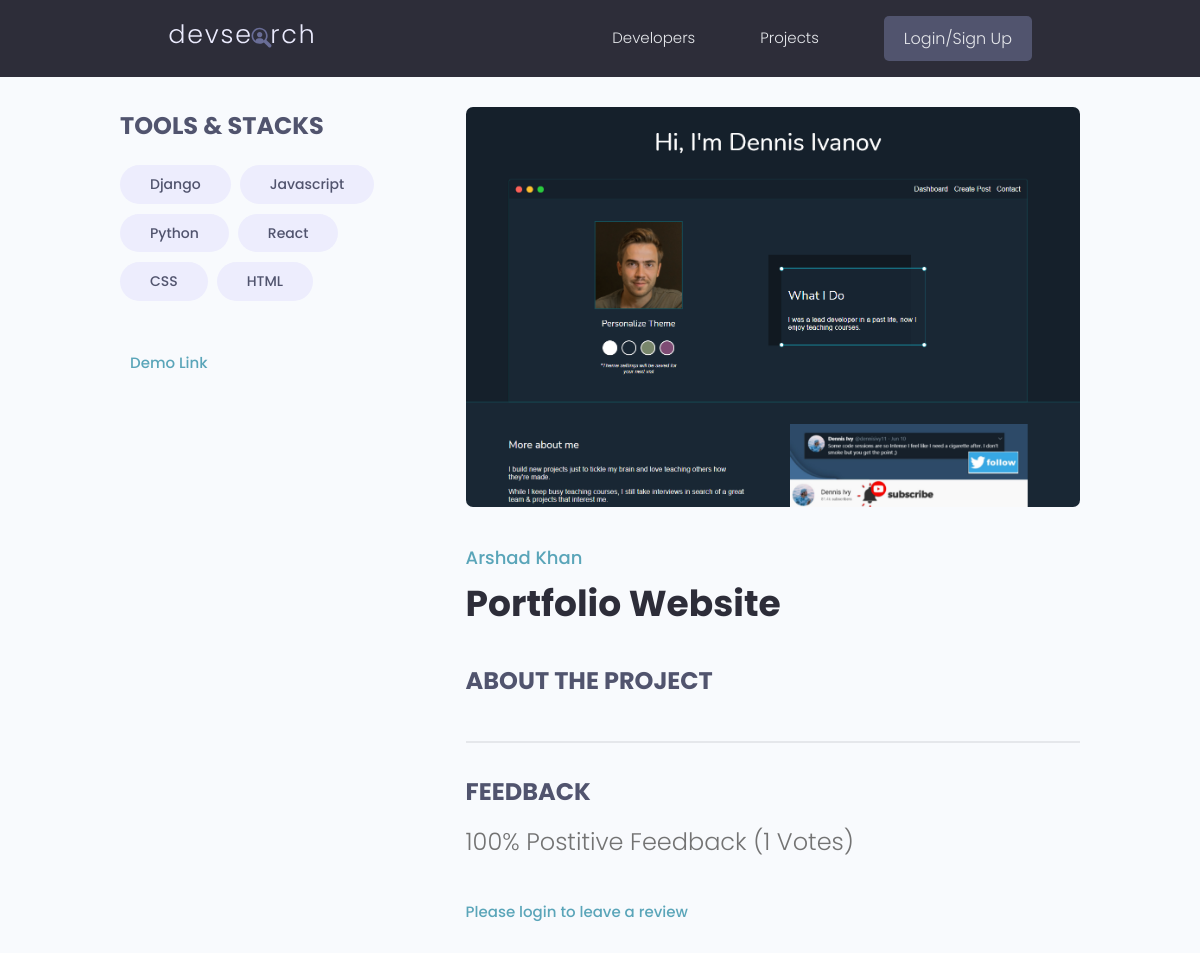
Screenshot of /projects/project/a2c28081-c176-4b98-8be7-178dc40ce332 with the database file from the repository.
### projects/models.py (models this page shows, shortened)
class Tag(models.Model):
    name = models.CharField(max_length=200)
    created = models.DateTimeField(auto_now_add=True)
    id = models.UUIDField(default=uuid.uuid4, unique=True,
                          primary_key=True, editable=False)
    def __str__(self):
        return self.name

class Project(models.Model):
    owner = models.ForeignKey(Profile, null=True, blank=True, on_delete=models.CASCADE)
    title = models.CharField(max_length=200)
    description = models.TextField(null=True, blank=True)
    featured_image = models.ImageField(null=True, blank=True, default="default.jpg")
    demo_link = models.CharField(max_length=2000, null=True, blank=True)
    source_link = models.CharField(max_length=2000, null=True, blank=True)
    tags = models.ManyToManyField('Tag', blank=True)
    vote_total = models.IntegerField(default=0, null=True, blank=True)
    vote_ratio = models.IntegerField(default=0, null=True, blank=True)
    created = models.DateTimeField(auto_now_add=True)
    id = models.UUIDField(default=uuid.uuid4, unique=True,
                          primary_key=True, editable=False)
    class Meta:
        ordering = ['-vote_ratio','-vote_total','title']
    @property
    def reviewers(self):
        queryset = self.review_set.all().values_list('owner__id', flat=True)
        return queryset

### users/models.py (models this page shows, shortened)
class Profile(models.Model):
    user = models.OneToOneField(
        User, on_delete=models.CASCADE, null=True, blank=True)
    name = models.CharField(max_length=200, blank=True, null=True)
    email = models.EmailField(max_length=500, blank=True, null=True)
    username = models.CharField(max_length=200, blank=True, null=True)
    location = models.CharField(max_length=200, blank=True, null=True)
    short_intro = models.CharField(max_length=200, blank=True, null=True)
    bio = models.TextField(blank=True, null=True)
    profile_image = models.ImageField(
        null=True, blank=True, upload_to='profiles/', default="profiles/user-default.png")
    social_github = models.CharField(max_length=200, blank=True, null=True)
    social_twitter = models.CharField(max_length=200, blank=True, null=True)
    social_linkedin = models.CharField(max_length=200, blank=True, null=True)
    social_youtube = models.CharField(max_length=200, blank=True, null=True)
    social_website = models.CharField(max_length=200, blank=True, null=True)
    created = models.DateTimeField(auto_now_add=True)
    id = models.UUIDField(default=uuid.uuid4, unique=True,
                          primary_key=True, editable=False)
    class Meta:
        ordering = ['created']

### projects/views.py (the view, shortened to what this page needs)
# urls.py: path('project/<str:pk>', views.project, name="project"),
def project(request, pk):
    projectObj = Project.objects.get(id=pk)
    form = ReviewForm()
    return render(request, 'projects/single-project.html', {'project':projectObj,'form' : form})

### projects/templates/projects/single-project.html (shortened to what this page needs)
{% extends "main.html" %}
{% block content %}
<main class="singleProject my-md">
    <div class="container">
        <div class="layout">
            <div class="column column--1of3">
                <h3 class="singleProject__subtitle">Tools & Stacks</h3>
                <div class="singleProject__toolStack">
                    {% for tag in project.tags.all %}
                    <span class="tag tag--pill tag--sub tag--lg">
                        <small>{{tag}}</small>
                    </span>
                    {% endfor %}
                </div>
                {% if project.demo_link %}
                <a class="singleProject__liveLink" href="{{project.demo_link}}" target="_blank">Demo Link
                </a>
                {% endif %}
            </div>
            <div class="column column--2of3">
                <img class="singleProject__preview" src="{{ project.featured_image.url }}" alt="portfolio thumbnail" />
                <a href="{% url 'user-profile' project.owner.id %}" class="singleProject__developer">{{project.owner.name}}</a>
                <h2 class="singleProject__title">{{project.title}}</h2>
                <h3 class="singleProject__subtitle">About the Project</h3>
                <div class="comments">
                    <h3 class="singleProject__subtitle">Feedback</h3>
                    <h5 class="project--rating">
                        {{project.vote_ratio}}% Postitive Feedback ({{project.vote_total}} Votes)
                    </h5>
                    {% if request.user.profile.id in project.reviewers %}
                    <p>You have already submitted your review for this project</p>
                    {% elif request.user.profile == project.owner %}
                    <p>You cannot review your own projects</p>
                    {% else %}
                    <a href="{% url 'login' %}?next={{request.path}}">Please login to leave a review</a>
                    {% endif %}
                </div>
            </div>
        </div>
    </div>
</main>
{% endblock content %}

### static/styles/app.css (style rules this page uses)
:root { --color-sub: #2d2d39; }
img { width: 100%; }
.singleProject .column--1of3 { order: 2; }
@media screen and (min-width: 1081px) { .singleProject .column--1of3 { order: 1; } }
@media screen and (min-width: 1081px) { .singleProject .column--2of3 { order: 2; } }
.singleProject__toolStack { margin-top: 2rem; margin-bottom: 4rem; }
.singleProject__liveLink { font-weight: 500; transition: all 0.3s ease-in-out; border-bottom: 2px solid transparent; }
.singleProject__preview { height: 50vh; object-fit: cover; object-position: top center; margin-bottom: 3rem; border-radius: 0.7rem; }
.singleProject__developer { font-size: 1.8rem; font-weight: 500; }
.singleProject__title { font-size: 3.6rem; font-weight: 700; color: var(--color-sub); margin-bottom: 3rem; }
.project--rating { margin-bottom: 1.6em; margin-top: .5em; }
.singleProject__subtitle { text-transform: uppercase; font-size: 2.4rem; font-weight: 700; color: var(--color-sub-light); margin-bottom: 1rem; }
.comments { margin-top: 4rem; padding-top: 3rem; border-top: 2px solid var(--color-light); }

### static/uikit/styles/modules/_variables.css (style rules this page uses)
:root { --color-main: #5aa5b9; --color-main-light: #e6faff; --color-sub: #3f4156; --color-sub-light: #51546e; --color-sub-lighter: #ededfd; --color-text: #737373; --color-gray: #8b8b8b; --color-light: #e5e7eb; --color-light-gray: #767676; --color-bg: #f8fafd; --color-white: #fffefd; --color-white-light: #f3f3f3; --color-success: #359e64; --color-success-bg: #def8e8; --color-error: #fc4b0b; --color-error-bg: #fff2ee; --font-base: 'Poppins', arial, helvetica, 'Segoe UI', roboto, ubuntu, sans-serif; --font-monospace: 'Fira Code', 'Courier New', courier, monospace; --font-regular: 300; --font-medium: 500; --font-bold: 700; --generic-shadow: 1px 1px 5px #00000010; --generic-transition: all 0.3s ease-in-out; }

### static/uikit/styles/modules/_base.css (style rules this page uses)
* { margin: 0; padding: 0; box-sizing: border-box; text-rendering: optimizeLegibility; color: inherit; font-size: inherit; }
html { font-size: 50%; }
@media only screen and (min-width: 480px) { html { font-size: 56.25%; } }
@media only screen and (min-width: 1200px) { html { font-size: 62.5%; } }
body { line-height: 1.6; font-weight: 400; font-size: 1.5rem; color: var(--color-text); background-color: var(--color-bg); min-height: 100vh; }

### static/uikit/styles/modules/_typography.css (style rules this page uses)
* { font-family: var(--font-base); }
h2 { font-size: 3.6rem; font-weight: var(--font-bold); }
h3 { font-size: 3.2rem; font-weight: var(--font-medium); }
h5 { font-size: 2.4rem; font-weight: var(--font-medium); }
h5, h6 { font-weight: var(--font-regular); }
p, span, strong { font-size: 1.6rem; color: var(--color-text); font-weight: var(--font-regular); }
a { padding-bottom: 2px; text-decoration: none; display: inline-block; color: var(--color-main); font-weight: var(--font-medium); }

### static/uikit/styles/modules/_utilities.css (style rules this page uses)
.container { width: 92%; max-width: 165rem; margin: 0 auto; box-sizing: border-box; }
@media screen and (min-width: 1000px) { .container { width: 90%; } }
@media screen and (min-width: 1200px) { .container { width: 80%; } }
.my-md { margin: 3rem auto; }

### static/uikit/styles/modules/_tag.css (style rules this page uses)
.tag { display: inline-flex; align-items: center; background-color: var(--color-sub); height: -webkit-fit-content; height: -moz-fit-content; height: fit-content; width: -webkit-fit-content; width: -moz-fit-content; width: fit-content; border-radius: 0.5rem; padding: 0.5rem 1.5rem; font-size: 1.2rem; cursor: pointer; }
.tag:not(:last-child) { margin-right: 0.25rem; margin-bottom: 0.75rem; }
.tag > small { color: var(--color-white); }
.tag--pill { border-radius: 5rem; }
.tag--sub, .tag--sub > small { background: var(--color-sub-lighter); color: var(--color-sub-light); font-weight: 500; }
.tag--lg { padding: 0.8rem 3rem; font-size: 1.4rem; }
.tag--lg:not(:last-child) { margin-right: 0.5rem; margin-bottom: 1rem; }

### static/uikit/styles/modules/_layout.css (style rules this page uses)
.layout { display: flex; flex-flow: row wrap; justify-content: space-between; }
.layout > .column { margin-bottom: 3rem; }
.layout > .column.column--1of3 { flex-basis: 30%; }
.layout > .column.column--2of3 { flex-basis: 64%; }

### rows the page displays
Tag: name "Django"
Tag: name "Javascript"
Tag: name "Python"
Tag: name "React"
Tag: name "CSS"
Tag: name "HTML"
Project: featured_image (picture), owner.name "Arshad Khan", title "Portfolio Website", vote_ratio "100", vote_total "1"
